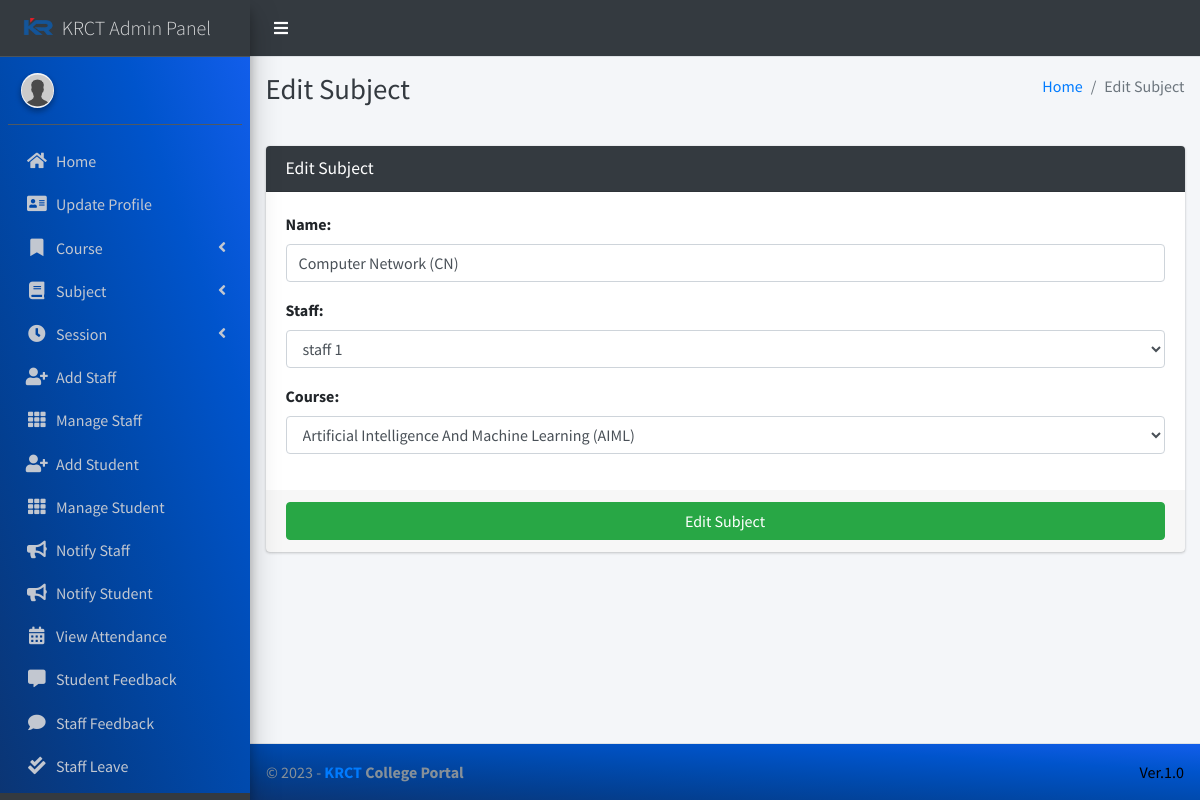
Screenshot of /subject/edit/1 (signed in) with the database file from the repository.
### main_app/models.py (models this page shows, shortened)
class Subject(models.Model):
    name = models.CharField(max_length=120)
    staff = models.ForeignKey(
        Staff,
        on_delete=models.DO_NOTHING,
    )
    course = models.ForeignKey(Course, on_delete=models.CASCADE)
    updated_at = models.DateTimeField(auto_now=True)
    created_at = models.DateTimeField(auto_now_add=True)

### main_app/hod_views.py (the view, shortened to what this page needs)
# urls.py: path("subject/edit/<int:subject_id>", hod_views.edit_subject, name="edit_subject"),
def edit_subject(request, subject_id):
    instance = get_object_or_404(Subject, id=subject_id)
    form = SubjectForm(request.POST or None, instance=instance)
    context = {"form": form, "subject_id": subject_id, "page_title": "Edit Subject"}
    return render(request, "hod_template/edit_subject_template.html", context)

### main_app/forms.py
class SubjectForm(FormSettings):
    def __init__(self, *args, **kwargs):
        super(SubjectForm, self).__init__(*args, **kwargs)
    class Meta:
        model = Subject
        fields = ['name', 'staff', 'course']

### main_app/models.py (called while the page is built)
    def __str__(self):
        return self.first_name + " " + self.last_name

    def __str__(self):
        return self.name

    def __str__(self):
        return self.admin.first_name + " " + self.admin.last_name

### main_app/templates/hod_template/edit_subject_template.html
{% extends 'main_app/base.html' %}
{% load static %}
{% block page_title %}{{page_title}}{% endblock page_title %}
{% block content %}
<section class="content">
    <div class="container-fluid">
        <div class="row">
            <div class="col-md-12">
                <div class="card card-dark">
                    <div class="card-header">
                        <h3 class="card-title">{{page_title}}</h3>
                    </div>
                    {% include "main_app/form_template.html" with messages=messages  form=form button_text="Edit Subject"%}
                </div>
            </div>
        </div>
    </div>
</section>
{% endblock content %}

### main_app/templates/main_app/form_template.html (shortened to what this page needs)
<form role="form" method="POST" enctype="multipart/form-data">
    <div class="card-body">
        {% for field in form  %}
        <div class="form-group">
            {{field.label_tag}}
            {{field}}
        </div>
        {% endfor %}
    </div>
    <div class="card-footer">
        <button type="submit" class="btn btn-success btn-block">
            {% if button_text %}
            {{button_text}}
            {% else %}
            Submit
            {% endif %}
        </button>
    </div>
</form>

### rows the page displays
Subject: form "Computer Network (CN)" "staff 1" "Artificial Intelligence And Machine Learning (AIML)"

### other values shown
{{ page_title }} "Edit Subject"
{{ field.label_tag }} "Name:" "Staff:" "Course:"
{{ button_text }} "Edit Subject"
